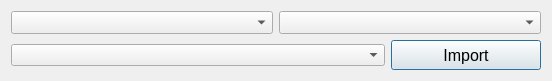
<?xml version="1.0" encoding="UTF-8"?>
<ui version="4.0">
 <class>MainWindow</class>
 <widget class="QDialog" name="MainWindow">
  <property name="geometry">
   <rect>
    <x>0</x>
    <y>0</y>
    <width>552</width>
    <height>76</height>
   </rect>
  </property>
  <property name="windowTitle">
   <string>MainWindow</string>
  </property>
  <layout class="QGridLayout" name="gridLayout_2">
   <item row="0" column="0">
    <widget class="QWidget" name="centralwidget" native="true">
     <layout class="QGridLayout" name="gridLayout">
      <property name="leftMargin">
       <number>0</number>
      </property>
      <property name="topMargin">
       <number>0</number>
      </property>
      <property name="rightMargin">
       <number>0</number>
      </property>
      <property name="bottomMargin">
       <number>0</number>
      </property>
      <property name="horizontalSpacing">
       <number>0</number>
      </property>
      <property name="verticalSpacing">
       <number>6</number>
      </property>
      <item row="0" column="0" colspan="2">
       <widget class="QWidget" name="widget" native="true">
        <layout class="QHBoxLayout" name="horizontalLayout_2">
         <property name="spacing">
          <number>6</number>
         </property>
         <property name="leftMargin">
          <number>0</number>
         </property>
         <property name="topMargin">
          <number>0</number>
         </property>
         <property name="rightMargin">
          <number>0</number>
         </property>
         <property name="bottomMargin">
          <number>0</number>
         </property>
         <item>
          <widget class="QComboBox" name="cb_project">
           <property name="font">
            <font>
             <pointsize>10</pointsize>
            </font>
           </property>
          </widget>
         </item>
         <item>
          <widget class="QComboBox" name="cb_shot">
           <property name="font">
            <font>
             <pointsize>10</pointsize>
            </font>
           </property>
          </widget>
         </item>
        </layout>
       </widget>
      </item>
     </layout>
    </widget>
   </item>
   <item row="1" column="0">
    <widget class="QWidget" name="widget_2" native="true">
     <layout class="QHBoxLayout" name="horizontalLayout">
      <property name="spacing">
       <number>6</number>
      </property>
      <property name="leftMargin">
       <number>0</number>
      </property>
      <property name="topMargin">
       <number>0</number>
      </property>
      <property name="rightMargin">
       <number>0</number>
      </property>
      <property name="bottomMargin">
       <number>0</number>
      </property>
      <item>
       <widget class="QComboBox" name="cb_name"/>
      </item>
      <item>
       <widget class="QPushButton" name="pb_import">
        <property name="minimumSize">
         <size>
          <width>100</width>
          <height>30</height>
         </size>
        </property>
        <property name="maximumSize">
         <size>
          <width>150</width>
          <height>16777215</height>
         </size>
        </property>
        <property name="font">
         <font>
          <pointsize>12</pointsize>
         </font>
        </property>
        <property name="text">
         <string>Import</string>
        </property>
       </widget>
      </item>
     </layout>
    </widget>
   </item>
  </layout>
 </widget>
 <resources/>
 <connections/>
</ui>
